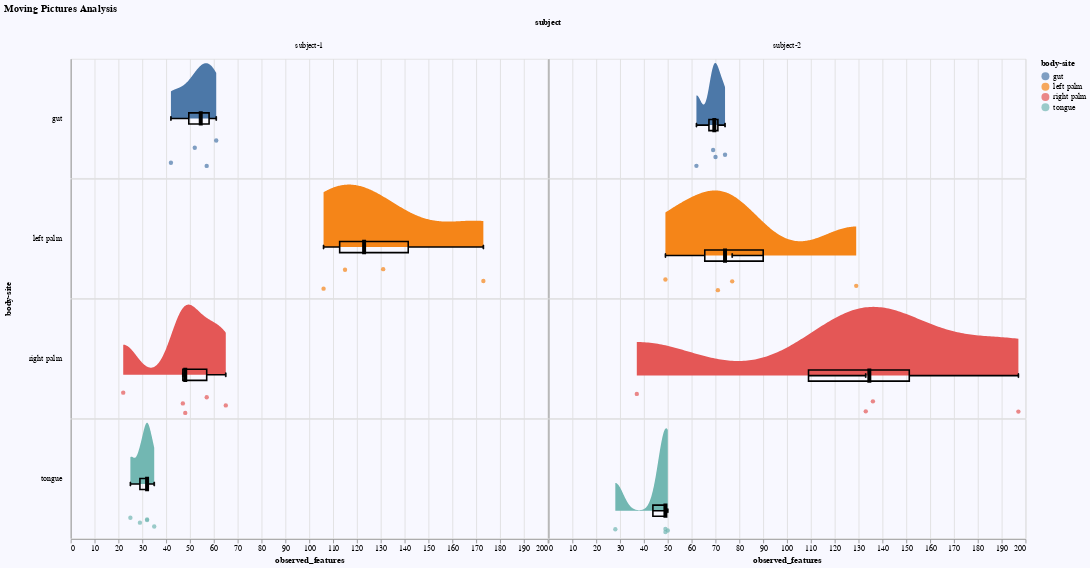

This figure's Vega-Lite source:
### Vega-Lite specification from a JSON file in a GitHub repository (floating-point values rounded to 4 significant figures)
{"$schema": "https://vega.github.io/schema/vega-lite/v5.json", "title": "Moving Pictures Analysis", "params": [{"name": "raindrops", "value": -2, "bind": {"input": "range", "min": -4, "max": 0, "step": 0.01}}, {"name": "include_zero", "value": true, "bind": {"input": "checkbox"}}], "facet": {"row": {"field": "body-site", "type": "nominal", "header": {"labelAngle": 0, "labelAlign": "left"}}, "column": {"field": "subject", "type": "nominal"}}, "spec": {"width": 600, "height": 150, "layer": [{"mark": "area", "params": [{"name": "grid", "select": {"type": "interval", "encodings": ["x"]}, "bind": "scales"}], "transform": [{"density": "observed_features", "groupby": ["body-site"]}], "encoding": {"x": {"field": "value", "type": "quantitative", "title": "observed_features", "scale": {"zero": {"expr": "include_zero"}}}, "y": {"field": "density", "type": "quantitative", "axis": {"title": "", "grid": false, "labels": false, "ticks": false}}, "color": {"field": "body-site", "type": "nominal"}}}, {"mark": {"type": "circle", "tooltip": true}, "transform": [{"joinaggregate": [{"op": "stdev", "field": "observed_features", "as": "stdev"}], "groupby": []}, {"calculate": "random() * densityNormal(0, 0, datum.stdev)/raindrops + densityNormal(0, 0, datum.stdev)/raindrops/1.5", "as": "jitter"}], "encoding": {"x": {"field": "observed_features", "type": "quantitative"}, "y": {"field": "jitter", "type": "quantitative"}, "color": {"field": "body-site"}, "tooltip": [{"field": "IDs", "type": "nominal"}, {"field": "subject", "type": "nominal"}, {"field": "barcode-sequence", "type": "nominal"}, {"field": "reported-antibiotic-usage", "type": "nominal"}, {"field": "shannon_entropy", "type": "quantitative"}, {"field": "pielou_evenness", "type": "quantitative"}]}}, {"mark": {"type": "boxplot", "color": "black", "orient": "horizontal", "ticks": {"stroke": "black", "strokeWidth": 1}, "box": {"fill": null, "stroke": "black", "strokeWidth": 2}, "median": {"stroke": "black", "strokeWidth": 4, "opacity": 1}, "rule": {"stroke": "black", "strokeWidth": 2}, "outliers": false}, "encoding": {"x": {"field": "observed_features", "type": "quantitative"}, "y": {"datum": 0}}}]}, "resolve": {"scale": {"y": "independent"}}, "config": {"facet": {"spacing": -2}, "background": "ghostwhite"}, "data": {"values": [{"shannon_entropy": 3.854, "observed_features": 57, "pielou_evenness": 0.6607, "barcode-sequence": "AGTGCGATGCGT", "body-site": "gut", "year": 2009, "month": 3, "day": 17, "subject": "subject-1", "reported-antibiotic-usage": "No", "days-since-experiment-start": 140, "IDs": "L1S105"}, {"shannon_entropy": 3.796, "observed_features": 62, "pielou_evenness": 0.6376, "barcode-sequence": "ATGGCAGCTCTA", "body-site": "gut", "year": 2008, "month": 10, "day": 28, "subject": "subject-2", "reported-antibiotic-usage": "Yes", "days-since-experiment-start": 0, "IDs": "L1S140"}, {"shannon_entropy": 4.328, "observed_features": 74, "pielou_evenness": 0.697, "barcode-sequence": "CTGAGATACGCG", "body-site": "gut", "year": 2009, "month": 1, "day": 20, "subject": "subject-2", "reported-antibiotic-usage": "No", "days-since-experiment-start": 84, "IDs": "L1S208"}, {"shannon_entropy": 4.645, "observed_features": 70, "pielou_evenness": 0.7579, "barcode-sequence": "CCGACTGAGATG", "body-site": "gut", "year": 2009, "month": 3, "day": 17, "subject": "subject-2", "reported-antibiotic-usage": "No", "days-since-experiment-start": 140, "IDs": "L1S257"}, {"shannon_entropy": 4.58, "observed_features": 69, "pielou_evenness": 0.7498, "barcode-sequence": "CCTCTCGTGATC", "body-site": "gut", "year": 2009, "month": 4, "day": 14, "subject": "subject-2", "reported-antibiotic-usage": "No", "days-since-experiment-start": 168, "IDs": "L1S281"}, {"shannon_entropy": 4.13, "observed_features": 61, "pielou_evenness": 0.6963, "barcode-sequence": "ACACACTATGGC", "body-site": "gut", "year": 2009, "month": 1, "day": 20, "subject": "subject-1", "reported-antibiotic-usage": "No", "days-since-experiment-start": 84, "IDs": "L1S57"}, {"shannon_entropy": 3.669, "observed_features": 52, "pielou_evenness": 0.6437, "barcode-sequence": "ACTACGTGTGGT", "body-site": "gut", "year": 2009, "month": 2, "day": 17, "subject": "subject-1", "reported-antibiotic-usage": "No", "days-since-experiment-start": 112, "IDs": "L1S76"}, {"shannon_entropy": 3.042, "observed_features": 42, "pielou_evenness": 0.5641, "barcode-sequence": "AGCTGACTAGTC", "body-site": "gut", "year": 2008, "month": 10, "day": 28, "subject": "subject-1", "reported-antibiotic-usage": "Yes", "days-since-experiment-start": 0, "IDs": "L1S8"}, {"shannon_entropy": 5.564, "observed_features": 131, "pielou_evenness": 0.7911, "barcode-sequence": "ACGATGCGACCA", "body-site": "left palm", "year": 2009, "month": 1, "day": 20, "subject": "subject-1", "reported-antibiotic-usage": "No", "days-since-experiment-start": 84, "IDs": "L2S155"}, {"shannon_entropy": 5.209, "observed_features": 115, "pielou_evenness": 0.761, "barcode-sequence": "AGCTATCCACGA", "body-site": "left palm", "year": 2009, "month": 2, "day": 17, "subject": "subject-1", "reported-antibiotic-usage": "No", "days-since-experiment-start": 112, "IDs": "L2S175"}, {"shannon_entropy": 4.525, "observed_features": 106, "pielou_evenness": 0.6725, "barcode-sequence": "ATGCAGCTCAGT", "body-site": "left palm", "year": 2009, "month": 3, "day": 17, "subject": "subject-1", "reported-antibiotic-usage": "No", "days-since-experiment-start": 140, "IDs": "L2S204"}, {"shannon_entropy": 6.667, "observed_features": 173, "pielou_evenness": 0.8968, "barcode-sequence": "CACGTGACATGT", "body-site": "left palm", "year": 2009, "month": 4, "day": 14, "subject": "subject-1", "reported-antibiotic-usage": "No", "days-since-experiment-start": 168, "IDs": "L2S222"}, {"shannon_entropy": 4.01, "observed_features": 49, "pielou_evenness": 0.7142, "barcode-sequence": "CATATCGCAGTT", "body-site": "left palm", "year": 2008, "month": 10, "day": 28, "subject": "subject-2", "reported-antibiotic-usage": "Yes", "days-since-experiment-start": 0, "IDs": "L2S240"}, {"shannon_entropy": 4.659, "observed_features": 77, "pielou_evenness": 0.7434, "barcode-sequence": "CGTGCATTATCA", "body-site": "left palm", "year": 2009, "month": 1, "day": 20, "subject": "subject-2", "reported-antibiotic-usage": "No", "days-since-experiment-start": 84, "IDs": "L2S309"}, {"shannon_entropy": 4.64, "observed_features": 71, "pielou_evenness": 0.7545, "barcode-sequence": "CTAACGCAGTCA", "body-site": "left palm", "year": 2009, "month": 3, "day": 17, "subject": "subject-2", "reported-antibiotic-usage": "No", "days-since-experiment-start": 140, "IDs": "L2S357"}, {"shannon_entropy": 6.072, "observed_features": 129, "pielou_evenness": 0.866, "barcode-sequence": "CTCAATGACTCA", "body-site": "left palm", "year": 2009, "month": 4, "day": 14, "subject": "subject-2", "reported-antibiotic-usage": "No", "days-since-experiment-start": 168, "IDs": "L2S382"}, {"shannon_entropy": 3.05, "observed_features": 22, "pielou_evenness": 0.6839, "barcode-sequence": "ACAGTTGCGCGA", "body-site": "right palm", "year": 2008, "month": 10, "day": 28, "subject": "subject-1", "reported-antibiotic-usage": "Yes", "days-since-experiment-start": 0, "IDs": "L3S242"}, {"shannon_entropy": 4.515, "observed_features": 47, "pielou_evenness": 0.8128, "barcode-sequence": "CACGACAGGCTA", "body-site": "right palm", "year": 2009, "month": 1, "day": 20, "subject": "subject-1", "reported-antibiotic-usage": "No", "days-since-experiment-start": 84, "IDs": "L3S294"}, {"shannon_entropy": 4.699, "observed_features": 57, "pielou_evenness": 0.8056, "barcode-sequence": "AGTGTCACGGTG", "body-site": "right palm", "year": 2009, "month": 2, "day": 17, "subject": "subject-1", "reported-antibiotic-usage": "No", "days-since-experiment-start": 112, "IDs": "L3S313"}, {"shannon_entropy": 4.306, "observed_features": 48, "pielou_evenness": 0.7711, "barcode-sequence": "CAAGTGAGAGAG", "body-site": "right palm", "year": 2009, "month": 3, "day": 17, "subject": "subject-1", "reported-antibiotic-usage": "No", "days-since-experiment-start": 140, "IDs": "L3S341"}, {"shannon_entropy": 5.261, "observed_features": 65, "pielou_evenness": 0.8736, "barcode-sequence": "CATCGTATCAAC", "body-site": "right palm", "year": 2009, "month": 4, "day": 14, "subject": "subject-1", "reported-antibiotic-usage": "No", "days-since-experiment-start": 168, "IDs": "L3S360"}, {"shannon_entropy": 3.685, "observed_features": 37, "pielou_evenness": 0.7073, "barcode-sequence": "ATCGATCTGTGG", "body-site": "right palm", "year": 2008, "month": 10, "day": 28, "subject": "subject-2", "reported-antibiotic-usage": "Yes", "days-since-experiment-start": 0, "IDs": "L3S378"}, {"shannon_entropy": 5.192, "observed_features": 136, "pielou_evenness": 0.7326, "barcode-sequence": "GCGTTACACACA", "body-site": "right palm", "year": 2009, "month": 3, "day": 17, "subject": "subject-2", "reported-antibiotic-usage": "No", "days-since-experiment-start": 140, "IDs": "L4S112"}, {"shannon_entropy": 5.567, "observed_features": 133, "pielou_evenness": 0.789, "barcode-sequence": "GAACTGTATCTC", "body-site": "right palm", "year": 2009, "month": 4, "day": 14, "subject": "subject-2", "reported-antibiotic-usage": "No", "days-since-experiment-start": 168, "IDs": "L4S137"}, {"shannon_entropy": 6.017, "observed_features": 197, "pielou_evenness": 0.7895, "barcode-sequence": "CTCGTGGAGTAG", "body-site": "right palm", "year": 2009, "month": 1, "day": 20, "subject": "subject-2", "reported-antibiotic-usage": "No", "days-since-experiment-start": 84, "IDs": "L4S63"}, {"shannon_entropy": 3.724, "observed_features": 29, "pielou_evenness": 0.7665, "barcode-sequence": "CAGTGTCAGGAC", "body-site": "tongue", "year": 2008, "month": 10, "day": 28, "subject": "subject-1", "reported-antibiotic-usage": "Yes", "days-since-experiment-start": 0, "IDs": "L5S104"}, {"shannon_entropy": 3.424, "observed_features": 25, "pielou_evenness": 0.7373, "barcode-sequence": "ATCTTAGACTGC", "body-site": "tongue", "year": 2009, "month": 1, "day": 20, "subject": "subject-1", "reported-antibiotic-usage": "No", "days-since-experiment-start": 84, "IDs": "L5S155"}, {"shannon_entropy": 3.566, "observed_features": 32, "pielou_evenness": 0.7131, "barcode-sequence": "CAGACATTGCGT", "body-site": "tongue", "year": 2009, "month": 2, "day": 17, "subject": "subject-1", "reported-antibiotic-usage": "No", "days-since-experiment-start": 112, "IDs": "L5S174"}, {"shannon_entropy": 3.889, "observed_features": 35, "pielou_evenness": 0.7583, "barcode-sequence": "CGATGCACCAGA", "body-site": "tongue", "year": 2009, "month": 3, "day": 17, "subject": "subject-1", "reported-antibiotic-usage": "No", "days-since-experiment-start": 140, "IDs": "L5S203"}, {"shannon_entropy": 3.547, "observed_features": 32, "pielou_evenness": 0.7094, "barcode-sequence": "CTAGAGACTCTT", "body-site": "tongue", "year": 2009, "month": 4, "day": 14, "subject": "subject-1", "reported-antibiotic-usage": "No", "days-since-experiment-start": 168, "IDs": "L5S222"}, {"shannon_entropy": 3.538, "observed_features": 28, "pielou_evenness": 0.7359, "barcode-sequence": "CTGGACTCATAG", "body-site": "tongue", "year": 2008, "month": 10, "day": 28, "subject": "subject-2", "reported-antibiotic-usage": "Yes", "days-since-experiment-start": 0, "IDs": "L5S240"}, {"shannon_entropy": 3.484, "observed_features": 49, "pielou_evenness": 0.6204, "barcode-sequence": "GAGGCTCATCAT", "body-site": "tongue", "year": 2009, "month": 1, "day": 20, "subject": "subject-2", "reported-antibiotic-usage": "No", "days-since-experiment-start": 84, "IDs": "L6S20"}, {"shannon_entropy": 3.707, "observed_features": 49, "pielou_evenness": 0.6602, "barcode-sequence": "GATACGTCCTGA", "body-site": "tongue", "year": 2009, "month": 3, "day": 17, "subject": "subject-2", "reported-antibiotic-usage": "No", "days-since-experiment-start": 140, "IDs": "L6S68"}, {"shannon_entropy": 4.3, "observed_features": 50, "pielou_evenness": 0.7619, "barcode-sequence": "GATTAGCACTCT", "body-site": "tongue", "year": 2009, "month": 4, "day": 14, "subject": "subject-2", "reported-antibiotic-usage": "No", "days-since-experiment-start": 168, "IDs": "L6S93"}]}}
